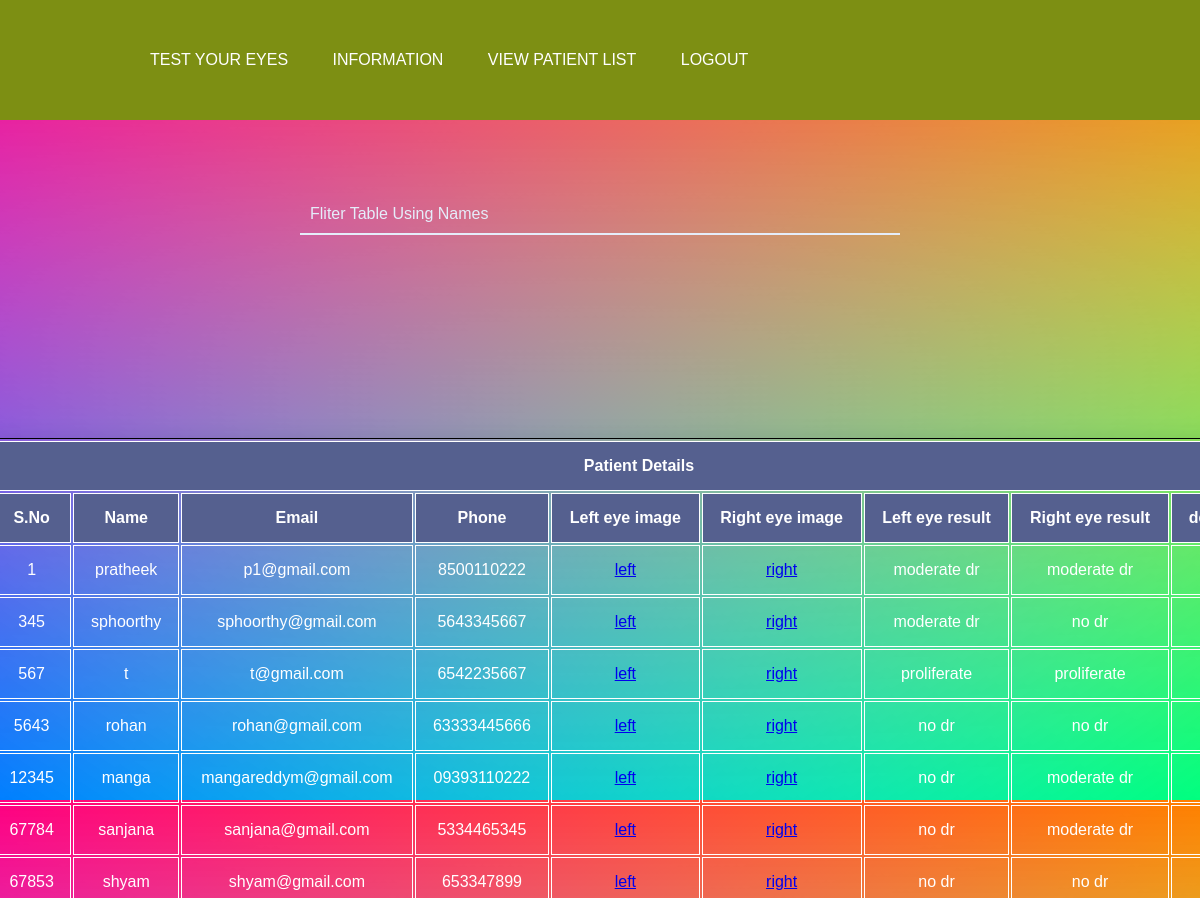
The page /display on the database its author committed.
### app/models.py (models this page shows)
class patient(models.Model):
    id = models.IntegerField(primary_key=True)
    name=models.CharField(max_length=122)
    email=models.CharField(max_length=122)
    phone=models.CharField(max_length=12)
    desc=models.TextField()
    img1=models.ImageField(null=True,blank=True,upload_to="static/images/")
    img2=models.ImageField(null=True,blank=True,upload_to="static/images/")
    res1=models.CharField(max_length=22)
    res2=models.CharField(max_length=22)
    date=models.DateField()

### app/views.py (the view)
# urls.py: path('display',views.display,name="display"),
def display(request):
    d=patient.objects.all()
    context={
        "obj":d
    }
    return render(request,"display.html",context)

### templates/display.html (shortened to what this page needs)
<div class="banner">
	<div class="navbar">
		<ul>
			<li class="nav-item"><a class="nav-link" href="/contact"><span class="">Test your eyes</span></a></li>
			<li class="nav-item"><a class="nav-link" href="/home">Information</a></li>
			<li class="nav-item"><a class="nav-link" href="/display">view patient list</a></li>
			<li class="nav-item"><a class="nav-link" href="/signin">Logout</a></li>
		</ul>
	</div>
</div>
<div class="wrapper">
  <form class="d-fle" method="POST" action="/search">
  <div class="header">
	<div class="search_box">
	  <input type="text" id="search_input" placeholder="Fliter Table Using Names">
	</div>
  </div>
  </form>
  <br><br><br><br><br>
  <div class="container">
		  <table class="table table-striped table-hover">
			  <thead><th colspan="9" >Patient Details</th></thead>
			  <thead>
				  <tr>
					  <th>S.No</th>
					  <th>Name</th>
					  <th>Email</th>
					  <th>Phone</th>
					  <th>Left eye image</th>
					  <th>Right eye image</th>
					  <th>Left eye result</th>
					  <th>Right eye result</th>
					  <th>delete/edit</th>
				  </tr>
			  </thead>
			  <tbody>
			  {% for i in  obj %}
				  <tr>
					  <td>{{i.id}}</td>
					  <td>{{i.name}}</td>
					  <td>{{i.email}}</td>
					  <td>{{i.phone}}</td>
					  <td><a href="/media/{{i.img1}}">left</a></td>
					  <td><a href="/media/{{i.img2}}">right</a></td>
					  <td scope="col">{{i.res1}}</td>
					  <td scope="col">{{i.res2}}</td>
					  <td>
					  </td>
				  </tr>
		  {% endfor %}
	  </tbody>
	  </table>
  </div>

### templates/display.html (style rules this page uses)
.wrapper { padding: 50px 0; text-align: center; font-weight: 700; font-size: 32px; color: #fff; }
.wrapper .search_box { max-width: 600px; background: transparent; margin: 0 auto; padding: 25px 0 50px; border-radius: 3px; }
.wrapper .search_box input { border: 0; border-bottom: 2px solid #e5edfa; width: 100%; outline: none; padding: 10px; background: transparent; color: #fff; font-size: 16px; }
::placeholder { color: #e5edfa; }
.container { position: absolute; top: 75%; left: 50%; transform: translate(-50%, -50%); }
table { width: 1300px; overflow: hidden; box-shadow: 0 0 20px rgba(0,0,0,0.1); margin-left: 3%; text-align: center; border: 1px solid black; }
th, td,h1 { padding: 15px; background-color: transparent; color: #fff; text-align: center; border: 1px solid; }
th { text-align: center; }
.navbar { width: 85%; margin: auto; padding: 35px; align-items: center; display: flex ; justify-content: space-between; flex-direction: row; }
li { flex-direction: row; }
.navbar ul li { list-style: none; display: inline-block; margin: 0 20px; position: relative; text-transform: uppercase; }
.navbar ul a { text-decoration: none; color: #fff; }
.navbar ul li::after { content: ''; height: 3px; width: 0%; background:#33ff00; position: absolute; left: 0px; right: 0px; bottom: -2vh; transition:ease-o= 0.5s; }
.banner { background-color: rgb(125, 143, 19); }

### rows shown on the page
patient: id "1", name "pratheek", email "p1@gmail.com", phone "8500110222", res1 "moderate dr", res2 "moderate dr"
patient: id "345", name "sphoorthy", email "sphoorthy@gmail.com", phone "5643345667", res1 "moderate dr", res2 "no dr"
patient: id "567", name "t", email "t@gmail.com", phone "6542235667", res1 "proliferate", res2 "proliferate"
patient: id "5643", name "rohan", email "rohan@gmail.com", phone "63333445666", res1 "no dr", res2 "no dr"
patient: id "12345", name "manga", email "mangareddym@gmail.com", phone "09393110222", res1 "no dr", res2 "moderate dr"
patient: id "67784", name "sanjana", email "sanjana@gmail.com", phone "5334465345", res1 "no dr", res2 "moderate dr"
patient: id "67853", name "shyam", email "shyam@gmail.com", phone "653347899", res1 "no dr", res2 "no dr"
